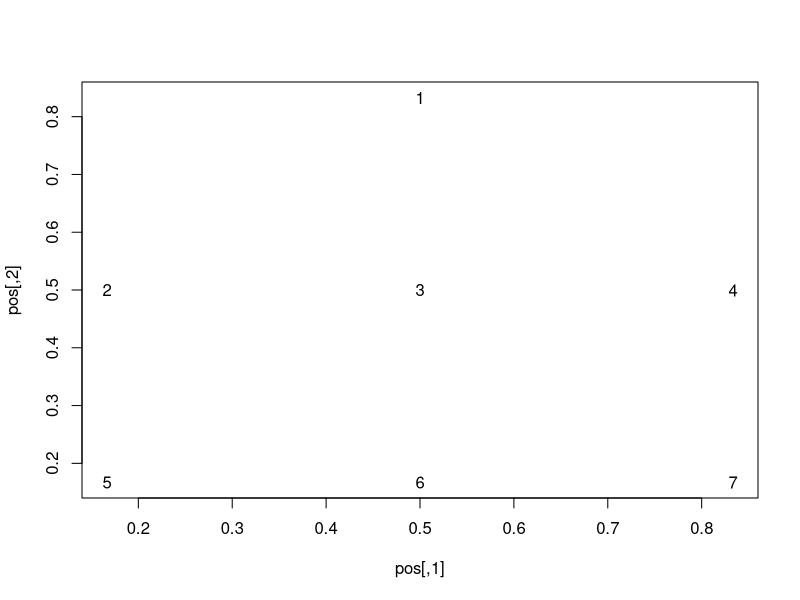
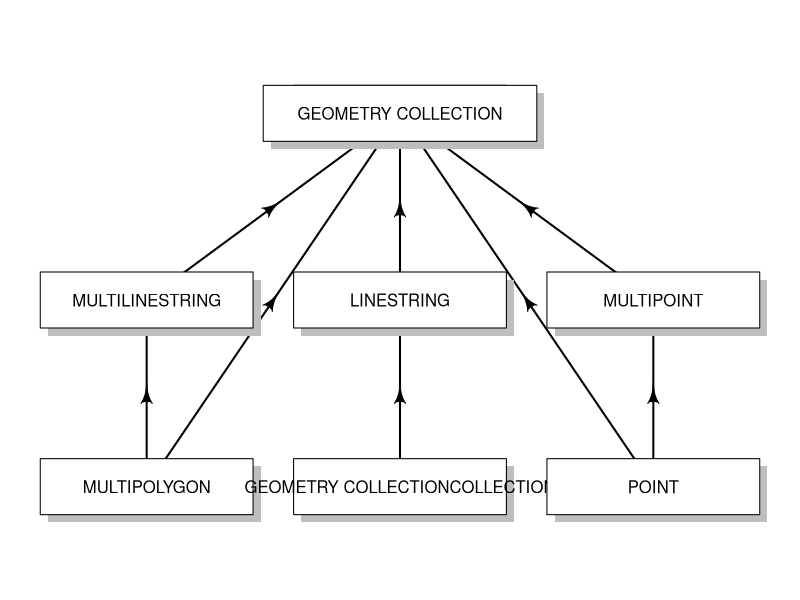
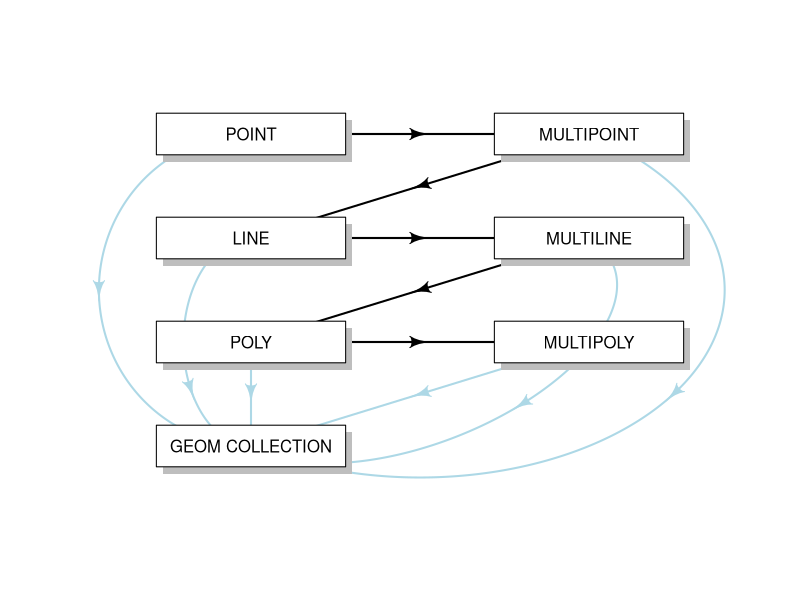

The R script that drew these images, in order:
# Aim: create diagram representing sf classes
library(sf)
library(diagram)
sf_classes = getClasses(where = asNamespace("sf"))
n = sf_classes[grepl(pattern = "sfc_", sf_classes)]
n = gsub(pattern = "sfc_", replacement = "", n)
n = gsub(pattern = "GEOMETRY", replacement = "GEOMETRY COLLECTION", n)
n = sort(n)[c(1, 4, 3, 5, 6, 2, 7)]

# see https://davetang.org/muse/2017/03/31/creating-flowchart-using-r/
png(filename = "figures/sf-classes.png", width = 600, height = 500)
# openplotmat()
pos <- coordinates(c(1, 3, 3))
plot(pos, type = 'n')
text(pos)
par(mar = rep(1, 4))
openplotmat()
straightarrow(from = pos[5, ], to = pos[2, ])
straightarrow(from = pos[5, ], to = pos[1, ])
straightarrow(from = pos[6, ], to = pos[3, ])
straightarrow(from = pos[7, ], to = pos[4, ])
straightarrow(from = pos[7, ], to = pos[1, ])
straightarrow(from = pos[2, ], to = pos[1, ])
straightarrow(from = pos[3, ], to = pos[1, ])
straightarrow(from = pos[4, ], to = pos[1, ])
for(i in seq_along(n))
  textrect(mid = pos[i,], radx = 0.14, rady = 0.05, lab = n[i])
i = 1
textrect(mid = pos[i,], radx = 0.18, rady = 0.05, lab = n[i])
dev.off()

## attempt with DiagrammR -----
# nodes = create_node_df(n = length(n), label = n, shape = "rectangle", width = 3, )
# graph_attrs <- c("layout = circo",
#                  "overlap = false",
#                  "fixedsize = true",
#                  "ranksep = 3",
#                  "outputorder = edgesfirst")
# edges = create_edge_df(from = c(1, 2, 3, 4, 5, 6),
#                        to = c(4, 5, 6, 7, 7, 7))
# g = create_graph(nodes_df = nodes, edges_df = edges)
# 
# render_graph(g, layout = "forceDirected")
# export_graph(g,file_name = "f.gexf", file_type = "gexf")


# JANNES----------------------


n = c("POINT", "MULTIPOINT", "LINE", "MULTILINE", "POLY", "MULTIPOLY", 
      "GEOM COLLECTION")
pos = coordinates(rep(2, 4))
# plot(pos, type = 'n')
# text(pos)

png(filename = "figures/sf-classes-jannes.png", width = 600, height = 500)
openplotmat()
mapply(function(i, ii) {
  straightarrow(from = pos[i, ], to = pos[ii, ])
}, i = 1:5, ii = 2:6)



curvedarrow(from = pos[1, ], to = pos[7, ], curve = 0.3, lcol = "lightblue")
curvedarrow(from = pos[2, ], to = pos[7, ], curve = -0.5, lcol = "lightblue")
curvedarrow(from = pos[3, ], to = pos[7, ], curve = 0.2, lcol = "lightblue", 
            arr.pos = 0.65)
curvedarrow(from = pos[4, ], to = pos[7, ], curve = -0.3, lcol = "lightblue")
straightarrow(from = pos[5, ], to = pos[7, ], lcol = "lightblue")
straightarrow(pos[6, ], pos[7, ], lcol = "lightblue")

for (i in 1:7) {
  textrect(mid = pos[i,], radx = 0.14, rady = 0.05, lab = n[i])
}
dev.off()
